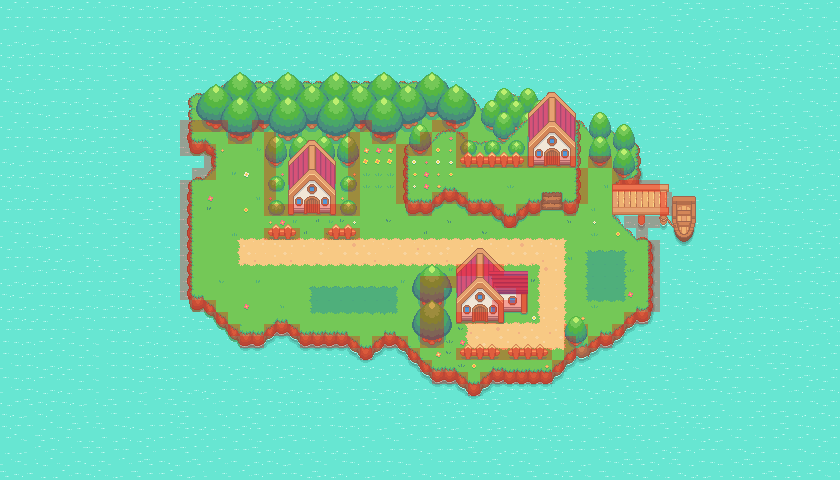

Rendered tile map (Tiled .tmx) drawn with the repository's tilesets; below, a short description and the map source with its tile grids summarised:
An orthogonal 70x40 tile map with 12x12 px tiles, 15 tile layers (Ocean, Island, Trees, Trees 2, ...), 3 tilesets.

<map version="1.10" tiledversion="1.11.2" orientation="orthogonal" renderorder="right-down" width="70" height="40" tilewidth="12" tileheight="12" infinite="0" nextlayerid="27" nextobjectid="1">
 <editorsettings>
  <export target="../../pelletTown.json" format="json" />
 </editorsettings>
 <tileset firstgid="1" source="pokemonStyleGameTileset.tsx" />
 <tileset firstgid="1025" source="collisionTileset.tsx" />
 <tileset firstgid="1026" source="Pokemon Style Game.tsx" />
 <layer id="1" name="Ocean" width="70" height="40">
  <data>[2800 cells, 2800 non-empty, 9 distinct tile ids]</data>
 </layer>
 <layer id="5" name="Island" width="70" height="40">
  <data>[2800 cells, 909 non-empty, 119 distinct tile ids]</data>
 </layer>
 <layer id="11" name="Trees" width="70" height="40">
  <data>[2800 cells, 120 non-empty, 22 distinct tile ids]</data>
 </layer>
 <layer id="12" name="Trees 2" width="70" height="40">
  <data>[2800 cells, 130 non-empty, 23 distinct tile ids]</data>
 </layer>
 <layer id="13" name="Trees 3" width="70" height="40">
  <data>[2800 cells, 96 non-empty, 22 distinct tile ids]</data>
 </layer>
 <layer id="16" name="Plateau" width="70" height="40">
  <data>[2800 cells, 127 non-empty, 85 distinct tile ids]</data>
 </layer>
 <layer id="6" name="Flowers and Grass" width="70" height="40">
  <data>[2800 cells, 93 non-empty, 31 distinct tile ids]</data>
 </layer>
 <group id="17" name="Objects">
  <layer id="15" name="Bushes" width="70" height="40">
   <data>[2800 cells, 28 non-empty, 4 distinct tile ids]</data>
  </layer>
  <layer id="8" name="Fence" width="70" height="40">
   <data>[2800 cells, 41 non-empty, 9 distinct tile ids]</data>
  </layer>
  <layer id="14" name="House Trees" width="70" height="40">
   <data>[2800 cells, 38 non-empty, 8 distinct tile ids]</data>
  </layer>
  <layer id="4" name="House" width="70" height="40">
   <data>[2800 cells, 112 non-empty, 84 distinct tile ids]</data>
  </layer>
  <layer id="10" name="Dock" width="70" height="40">
   <data>[2800 cells, 42 non-empty, 42 distinct tile ids]</data>
  </layer>
 </group>
 <layer id="20" name="Collisions" width="70" height="40" opacity="0.3">
  <data>[2800 cells, 185 non-empty, 1 distinct tile ids]</data>
 </layer>
 <layer id="26" name="Battle Zones" width="70" height="40" opacity="0.5">
  <data>[2800 cells, 26 non-empty, 1 distinct tile ids]</data>
 </layer>
 <layer id="22" name="Foreground Objects" width="70" height="40">
  <data>[2800 cells, 45 non-empty, 26 distinct tile ids]</data>
 </layer>
</map>
